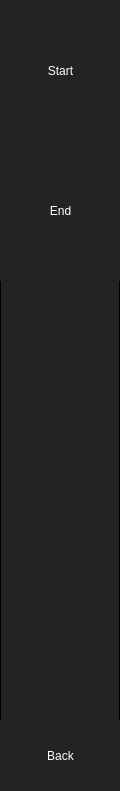
           <widget class="QFrame" name="frame_2">
            <property name="geometry">
             <rect>
              <x>1160</x>
              <y>0</y>
              <width>120</width>
              <height>791</height>
             </rect>
            </property>
            <property name="styleSheet">
             <string notr="true">background-color: rgb(35, 35, 35);
border: 1px solid black;
border-radius: 0px;</string>
            </property>
            <property name="frameShape">
             <enum>QFrame::StyledPanel</enum>
            </property>
            <property name="frameShadow">
             <enum>QFrame::Raised</enum>
            </property>
            <widget class="QPushButton" name="start_pose_edit">
             <property name="geometry">
              <rect>
               <x>0</x>
               <y>0</y>
               <width>121</width>
               <height>141</height>
              </rect>
             </property>
             <property name="styleSheet">
              <string notr="true">QPushButton {
	font: 16pt &quot;MS Shell Dlg 2&quot;;
	color: rgb(255, 255, 255);
	background-color: rgb(35, 35, 35);
	border: 0px solid;
	border-radius: 0px;
}
QPushButton:hover {
	background-color: rgb(85, 170, 255);
}</string>
             </property>
             <property name="text">
              <string>Start</string>
             </property>
            </widget>
            <widget class="QPushButton" name="end_pose_edit">
             <property name="geometry">
              <rect>
               <x>0</x>
               <y>140</y>
               <width>121</width>
               <height>141</height>
              </rect>
             </property>
             <property name="styleSheet">
              <string notr="true">QPushButton {
	font: 16pt &quot;MS Shell Dlg 2&quot;;
	color: rgb(255, 255, 255);
	background-color: rgb(35, 35, 35);
	border: 0px solid;
border-radius: 0px;
}
QPushButton:hover {
	background-color: rgb(85, 170, 255);
}</string>
             </property>
             <property name="text">
              <string>End</string>
             </property>
            </widget>
            <widget class="QPushButton" name="dev_edit_back_btn">
             <property name="geometry">
              <rect>
               <x>0</x>
               <y>720</y>
               <width>121</width>
               <height>71</height>
              </rect>
             </property>
             <property name="styleSheet">
              <string notr="true">QPushButton {
	font: 16pt &quot;MS Shell Dlg 2&quot;;
	color: rgb(255, 255, 255);
	background-color: rgb(35, 35, 35);
	border: 0px solid;
}
QPushButton:hover {
	background-color: rgb(85, 170, 255);
}</string>
             </property>
             <property name="text">
              <string>Back</string>
             </property>
            </widget>
           </widget>
